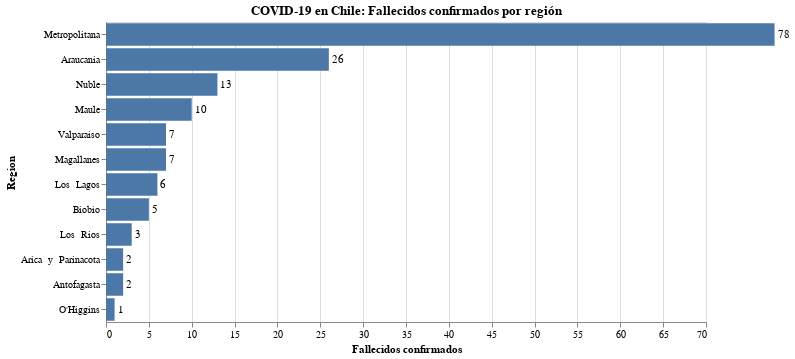

The code cell stored with this chart in its notebook:
### Code cell
#hide_input
bars = alt.Chart(data_raw.reset_index()).mark_bar().encode(
    x = alt.X('Fallecidos:Q', scale=alt.Scale(domain=(0, 70)), axis=alt.Axis(title='Fallecidos confirmados')),
    y = alt.Y('Region:N', sort='-x')
).properties(
    title='COVID-19 en Chile: Fallecidos confirmados por región'
)

text = bars.mark_text(
    align='left',
    baseline='middle',
    dx=3  # Nudges text to right so it doesn't appear on top of the bar
).encode(
    text='Fallecidos:Q'
)

bars.configure_title(
    fontSize=20,
    font='Courier',
    anchor='start',
    color='gray'
)

(bars + text).properties(width=600, height=300)

### Figure 1 — Vega-Lite specification as saved in the notebook (floating-point values rounded to 4 significant figures)
{"config": {"view": {"continuousWidth": 400, "continuousHeight": 300}}, "layer": [{"mark": "bar", "encoding": {"x": {"type": "quantitative", "axis": {"title": "Fallecidos confirmados"}, "field": "Fallecidos", "scale": {"domain": [0, 70]}}, "y": {"type": "nominal", "field": "Region", "sort": "-x"}}, "title": "COVID-19 en Chile: Fallecidos confirmados por región"}, {"mark": {"type": "text", "align": "left", "baseline": "middle", "dx": 3}, "encoding": {"text": {"type": "quantitative", "field": "Fallecidos"}, "x": {"type": "quantitative", "axis": {"title": "Fallecidos confirmados"}, "field": "Fallecidos", "scale": {"domain": [0, 70]}}, "y": {"type": "nominal", "field": "Region", "sort": "-x"}}, "title": "COVID-19 en Chile: Fallecidos confirmados por región"}], "data": {"name": "data-a3aad338d9740e274bc9e3b42268c8de"}, "height": 300, "width": 600, "$schema": "https://vega.github.io/schema/vega-lite/v4.8.1.json", "datasets": {"data-a3aad338d9740e274bc9e3b42268c8de": [{"Region": "Arica  y  Parinacota", "Casos  nuevos": 10, "Casos  totales": 180, "%  Casos  totales**": "1.59  %", "Fallecidos": 2}, {"Region": "Antofagasta", "Casos  nuevos": 35, "Casos  totales": 326, "%  Casos  totales**": "2.89  %", "Fallecidos": 2}, {"Region": "Valparaiso", "Casos  nuevos": 18, "Casos  totales": 421, "%  Casos  totales**": "3.73  %", "Fallecidos": 7}, {"Region": "Metropolitana", "Casos  nuevos": 295, "Casos  totales": 6083, "%  Casos  totales**": "53.85  %", "Fallecidos": 78}, {"Region": "O'Higgins", "Casos  nuevos": 2, "Casos  totales": 59, "%  Casos  totales**": "0.52  %", "Fallecidos": 1}, {"Region": "Maule", "Casos  nuevos": 12, "Casos  totales": 328, "%  Casos  totales**": "2.90  %", "Fallecidos": 10}, {"Region": "Nuble", "Casos  nuevos": 9, "Casos  totales": 703, "%  Casos  totales**": "6.22  %", "Fallecidos": 13}, {"Region": "Biobio", "Casos  nuevos": 22, "Casos  totales": 658, "%  Casos  totales**": "5.83  %", "Fallecidos": 5}, {"Region": "Araucania", "Casos  nuevos": 21, "Casos  totales": 1113, "%  Casos  totales**": "9.85  %", "Fallecidos": 26}, {"Region": "Los  Rios", "Casos  nuevos": 4, "Casos  totales": 171, "%  Casos  totales**": "1.51  %", "Fallecidos": 3}, {"Region": "Los  Lagos", "Casos  nuevos": 13, "Casos  totales": 445, "%  Casos  totales**": "3.94  %", "Fallecidos": 6}, {"Region": "Magallanes", "Casos  nuevos": 12, "Casos  totales": 605, "%  Casos  totales**": "5.36  %", "Fallecidos": 7}]}}
